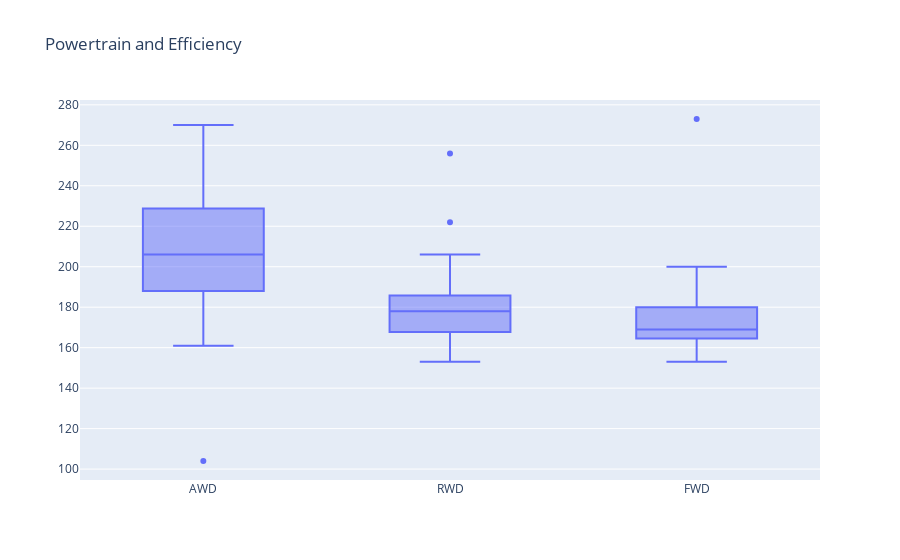

Notebook code for this chart:
### Markdown cell above
## Which power train is the most efficient

### Code cell
#Creating a graph
fig = go.Figure()

#Adding the values
fig.add_trace(go.Box(x = car_df.PowerTrain, y = car_df.Efficiency_WhKm, name="Powertrain"))

#Customising the graph
fig.update_layout(title='Powertrain and Efficiency')

### Figure 1 — Plotly figure (JSON) as saved in the notebook; plotly's stock layout.template omitted (floating-point values rounded to 4 significant figures)
{"data": [{"name": "Powertrain", "type": "box", "x": ["AWD", "RWD", "AWD", "RWD", "RWD", "AWD", "FWD", "FWD", "RWD", "AWD", "AWD", "FWD", "FWD", "RWD", "FWD", "RWD", "AWD", "FWD", "FWD", "FWD", "FWD", "AWD", "RWD", "AWD", "AWD", "RWD", "RWD", "AWD", "RWD", "FWD", "AWD", "FWD", "FWD", "AWD", "FWD", "FWD", "FWD", "RWD", "FWD", "AWD", "AWD", "FWD", "AWD", "FWD", "FWD", "FWD", "FWD", "AWD", "AWD", "FWD", "AWD", "AWD", "FWD", "RWD", "AWD", "RWD", "FWD", "FWD", "AWD", "FWD", "AWD", "FWD", "AWD", "RWD", "AWD", "FWD", "AWD", "AWD", "RWD", "AWD", "AWD", "AWD", "FWD", "FWD", "AWD", "AWD", "AWD", "RWD", "AWD", "RWD", "FWD", "FWD", "RWD", "AWD", "AWD", "RWD", "AWD", "FWD", "AWD", "FWD", "RWD", "FWD", "RWD", "FWD", "AWD", "AWD", "AWD", "AWD"], "y": [161, 167, 181, 206, 168, 180, 168, 164, 153, 193, 216, 164, 160, 178, 153, 175, 223, 166, 193, 156, 164, 171, 179, 197, 167, 183, 166, 200, 161, 180, 231, 173, 165, 267, 178, 172, 193, 181, 168, 171, 184, 154, 228, 166, 166, 175, 173, 195, 104, 188, 237, 206, 176, 183, 211, 168, 180, 180, 188, 161, 177, 198, 232, 200, 197, 200, 261, 209, 165, 193, 217, 244, 156, 167, 188, 206, 215, 171, 216, 194, 273, 168, 256, 219, 193, 181, 270, 175, 207, 168, 171, 170, 222, 191, 258, 194, 232, 238]}], "layout": {"title": {"text": "Powertrain and Efficiency"}}}
